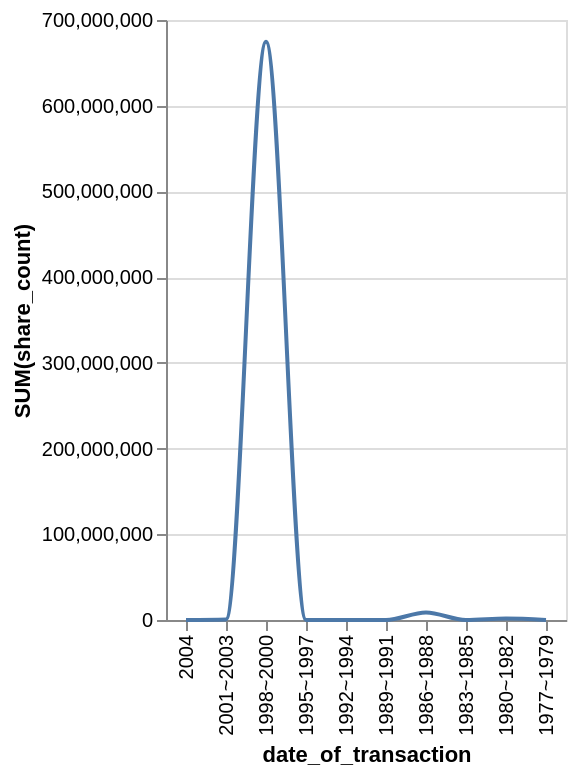

Source (Vega-Lite JSON):
### Vega-Lite specification from a JSON file in a GitHub repository (floating-point values rounded to 4 significant figures)
{"data": {"values": [{"x_data": "2004", "y_data": 96178}, {"x_data": "2001~2003", "y_data": 638061}, {"x_data": "1998~2000", "y_data": 674529892}, {"x_data": "1995~1997", "y_data": 93191}, {"x_data": "1992~1994", "y_data": 0}, {"x_data": "1989~1991", "y_data": 1522}, {"x_data": "1986~1988", "y_data": 8718572}, {"x_data": "1983~1985", "y_data": 3338}, {"x_data": "1980~1982", "y_data": 1654765}, {"x_data": "1977~1979", "y_data": 9510}]}, "mark": {"type": "line", "interpolate": "monotone"}, "encoding": {"x": {"field": "x_data", "type": "nominal", "title": "date_of_transaction", "sort": "descending"}, "y": {"field": "y_data", "type": "quantitative", "title": "SUM(share_count)"}}}
